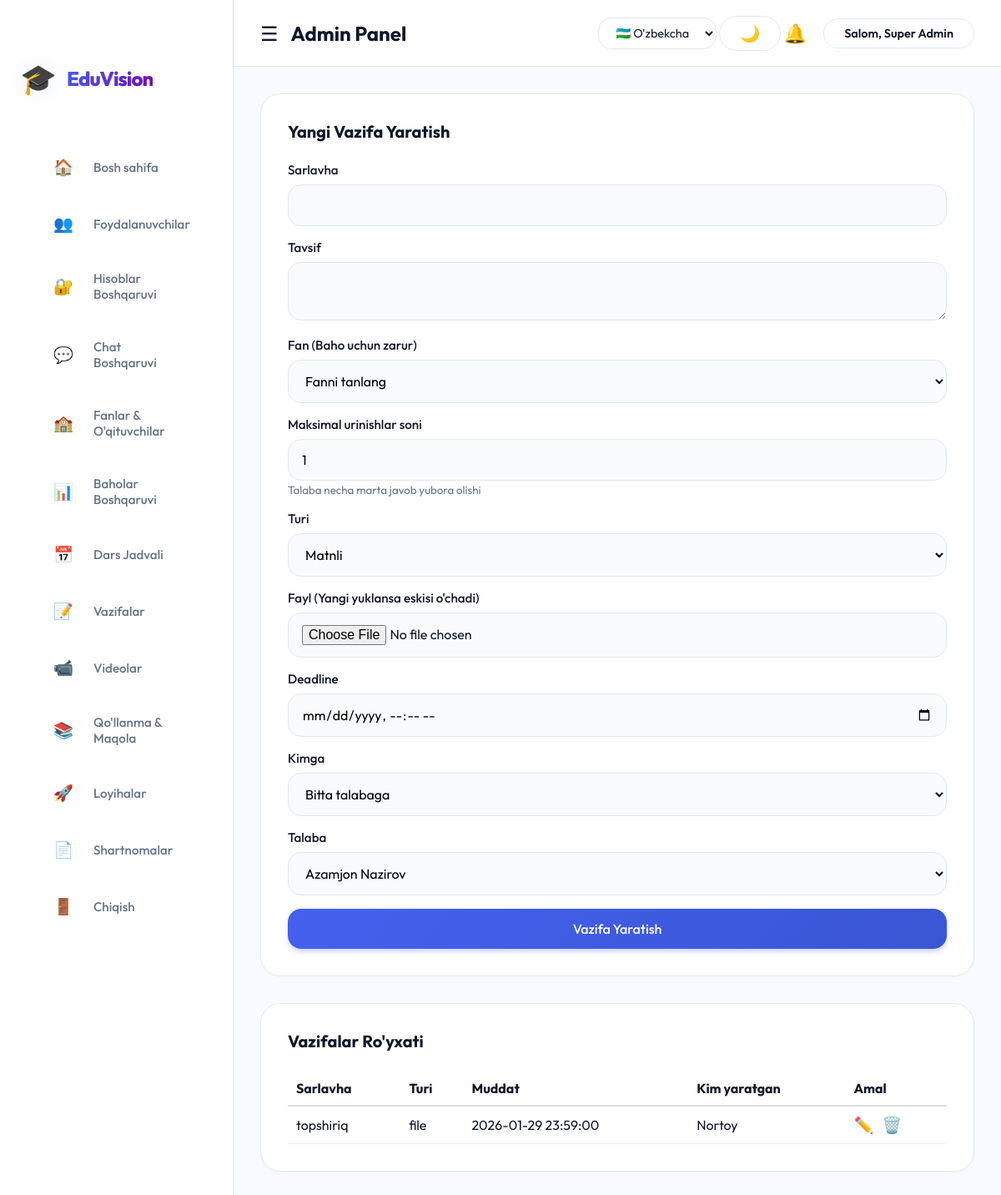
Screenshot of /admin/tasks.php (signed in) with the database file from the repository.
### tables this page shows
CREATE TABLE `tasks` (
  `id` int(11) NOT NULL,
  `title` varchar(255) NOT NULL,
  `description` text,
  `type` enum('text','image','file') NOT NULL DEFAULT 'text',
  `file_path` varchar(255) DEFAULT NULL,
  `deadline` datetime DEFAULT NULL,
  `created_by` int(11) DEFAULT NULL,
  `created_at` timestamp NULL DEFAULT CURRENT_TIMESTAMP,
  `max_attempts` int(11) DEFAULT '1',
  `subject_id` int(11) DEFAULT NULL
);

CREATE TABLE `users` (
  `id` int(11) NOT NULL,
  `name` varchar(100) NOT NULL,
  `email` varchar(100) NOT NULL,
  `password` varchar(255) NOT NULL,
  `role` enum('admin','student','teacher') NOT NULL,
  `created_at` timestamp NULL DEFAULT CURRENT_TIMESTAMP,
  `status` enum('active','pending') NOT NULL DEFAULT 'pending'
);

### admin/tasks.php (the view, shortened to what this page needs)
<?php
require '../config/db.php';
$db_error = false;
try {
    $pdo->query("SELECT created_by FROM tasks LIMIT 1");
} catch (PDOException $e) {
    if ($e->getCode() == '42S22') { $db_error = true; }
}
$edit_task = null;
$current_assign = null;
$students = $pdo->query("SELECT * FROM users WHERE role = 'student'")->fetchAll();
$tasks = $pdo->query("
    SELECT t.*, u.name as creator_name, s.name as subject_name
    FROM tasks t
    LEFT JOIN users u ON t.created_by = u.id
    LEFT JOIN subjects s ON t.subject_id = s.id
    ORDER BY t.id DESC
")->fetchAll();
if ($db_error) {
    $tasks = $pdo->query("SELECT t.*, 'Admin' as creator_name FROM tasks t ORDER BY t.id DESC")->fetchAll();
} else {
    $tasks = $pdo->query("SELECT t.*, u.name as creator_name FROM tasks t LEFT JOIN users u ON t.created_by = u.id ORDER BY t.id DESC")->fetchAll();
}
?>
<!DOCTYPE html>
<html lang="uz">
<head>
    <link rel="stylesheet" href="../assets/css/style.css">
</head>
<body>
    <?php include ($_SESSION['role'] == 'admin' ? 'sidebar.php' : '../teacher/sidebar.php'); ?>
    <div class="main-content">
        <div class="card">
            <h3><?= $edit_task ? 'Vazifani Tahrirlash' : 'Yangi Vazifa Yaratish' ?></h3>
            <form method="POST" enctype="multipart/form-data">
                <div class="form-group">
                    <label>Sarlavha</label>
                    <input type="text" name="title" class="form-control" value="<?= $edit_task ? htmlspecialchars($edit_task['title']) : '' ?>" required>
                </div>
                <div class="form-group">
                    <label>Tavsif</label>
                    <textarea name="description" class="form-control" required><?= $edit_task ? htmlspecialchars($edit_task['description']) : '' ?></textarea>
                </div>
                <div class="form-group">
                    <label>Fan (Baho uchun zarur)</label>
                    <select name="subject_id" class="form-control" required>
                        <option value="">Fanni tanlang</option>
                    </select>
                </div>
                <div class="form-group">
                    <label>Maksimal urinishlar soni</label>
                    <input type="number" name="max_attempts" class="form-control" value="<?= $edit_task ? $edit_task['max_attempts'] : '1' ?>" min="1" max="10">
                    <small style="color: var(--text-light);">Talaba necha marta javob yubora olishi</small>
                </div>
                <div class="form-group">
                    <label>Turi</label>
                    <select name="type" class="form-control">
                        <option value="text" <?= ($edit_task && $edit_task['type'] == 'text') ? 'selected' : '' ?>>Matnli</option>
                    </select>
                </div>
                <div class="form-group">
                    <label>Fayl (Yangi yuklansa eskisi o'chadi)</label>
                    <input type="file" name="task_file" class="form-control">
                </div>
                <div class="form-group">
                    <label>Deadline</label>
                    <input type="datetime-local" name="deadline" class="form-control" value="<?= $edit_task ? date('Y-m-d\TH:i', strtotime($edit_task['deadline'])) : '' ?>" required>
                </div>
                <div class="form-group">
                    <label>Kimga</label>
                    <select name="assign_type" id="assign_type" class="form-control" onchange="toggleAssign()">
                        <option value="user" <?= ($current_assign && $current_assign['user_id']) ? 'selected' : '' ?>>Bitta talabaga</option>
                    </select>
                </div>
                <div class="form-group" id="user_select_container" style="<?= ($current_assign && $current_assign['group_id']) ? 'display:none;' : '' ?>">
                    <label>Talaba</label>
                    <select name="assign_id_user" id="user_select" class="form-control">
                        <?php foreach ($students as $student): ?>
                            <option value="<?= $student['id'] ?>" <?= ($current_assign && $current_assign['user_id'] == $student['id']) ? 'selected' : '' ?>><?= htmlspecialchars($student['name']) ?></option>
                        <?php endforeach; ?>
                    </select>
                </div>
                <div style="display: flex; gap: 10px;">
                    <button type="submit" name="<?= $edit_task ? 'update_task' : 'create_task' ?>" class="btn">
                        <?= $edit_task ? 'Saqlash' : 'Vazifa Yaratish' ?>
                    </button>
                </div>
            </form>
        </div>
        <div class="card">
            <h3>Vazifalar Ro'yxati</h3>
            <div style="overflow-x: auto;">
                <table style="width: 100%; border-collapse: collapse;">
                    <thead>
                        <tr style="text-align: left; border-bottom: 2px solid #ddd;">
                            <th style="padding: 10px;">Sarlavha</th>
                            <th style="padding: 10px;">Turi</th>
                            <th style="padding: 10px;">Muddat</th>
                            <th style="padding: 10px;">Kim yaratgan</th>
                            <th style="padding: 10px;">Amal</th>
                        </tr>
                    </thead>
                    <tbody>
                        <?php foreach ($tasks as $task): ?>
                            <tr style="border-bottom: 1px solid #eee;">
                                <td style="padding: 10px;"><?= htmlspecialchars($task['title']) ?></td>
                                <td style="padding: 10px;"><?= $task['type'] ?></td>
                                <td style="padding: 10px;"><?= $task['deadline'] ?></td>
                                <td style="padding: 10px;"><?= htmlspecialchars($task['creator_name']) ?></td>
                                <td style="padding: 10px; display: flex; gap: 10px;">
                                    <a href="?edit=<?= $task['id'] ?>" title="Tahrirlash" style="text-decoration: none; font-size: 1.2rem;">✏️</a>
                                    <form method="POST" onsubmit="return confirm('O\'chirilsinmi?');">
                                        <button type="submit" name="delete_task" style="color: red; border: none; background: none; cursor: pointer; font-size: 1.2rem;">🗑️</button>
                                    </form>
                                </td>
                            </tr>
                        <?php endforeach; ?>
                    </tbody>
                </table>
            </div>
        </div>
    </div>
</body>
</html>

### assets/css/style.css (style rules this page uses)
:root { --primary-color: #4361ee; --primary-hover: #3a56d4; --primary-soft: rgba(67, 97, 238, 0.1); --secondary-color: #f8faff; --sidebar-bg: #ffffff; --sidebar-text: #64748b; --sidebar-active: #4361ee; --sidebar-active-bg: rgba(67, 97, 238, 0.08); --text-dark: #0f172a; --text-light: #64748b; --danger: #ef4444; --success: #10b981; --warning: #f59e0b; --white: #ffffff; --border-color: #e2e8f0; --bg-card: #ffffff; --glass-bg: rgba(255, 255, 255, 0.7); --glass-border: rgba(255, 255, 255, 0.3); --shadow-sm: 0 2px 4px rgba(0, 0, 0, 0.02); --shadow-md: 0 10px 15px -3px rgba(0, 0, 0, 0.05); --shadow-lg: 0 20px 25px -5px rgba(0, 0, 0, 0.08); --shadow-premium: 0 20px 40px -10px rgba(67, 97, 238, 0.2); --radius-md: 16px; --radius-lg: 24px; --sidebar-width: 280px; --header-height: 80px; }
* { margin: 0; padding: 0; box-sizing: border-box; font-family: 'Outfit', sans-serif; }
body { background-color: var(--secondary-color); color: var(--text-dark); display: flex; min-height: 100vh; font-size: 16px; }
.form-group { margin-bottom: 1rem; }
.form-group label { display: block; margin-bottom: 0.5rem; color: var(--text-dark); font-weight: 500; font-size: 0.95rem; }
.form-control { width: 100%; padding: 0.875rem 1rem; border: 1px solid #e2e8f0; border-radius: var(--radius-md); font-size: 1rem; transition: all 0.2s; background: #f8fafc; }
.btn { display: inline-flex; justify-content: center; align-items: center; padding: 0.875rem 2rem; background: linear-gradient(135deg, var(--primary-color), var(--primary-hover)); color: white; border: none; border-radius: var(--radius-md); cursor: pointer; text-decoration: none; font-size: 1rem; font-weight: 500; transition: all 0.3s ease; width: 100%; box-shadow: 0 4px 6px -1px rgba(67, 97, 238, 0.3); }
.main-content { margin-left: var(--sidebar-width); width: calc(100% - var(--sidebar-width)); padding: 2rem; margin-top: var(--header-height); }
.card { background: white; padding: 2rem; border-radius: var(--radius-lg); box-shadow: var(--shadow-sm); margin-bottom: 2rem; border: 1px solid #e2e8f0; transition: all 0.3s ease; }
.card h3 { margin-bottom: 1.5rem; font-weight: 700; color: var(--text-dark); font-size: 1.25rem; display: flex; align-items: center; justify-content: space-between; }

### rows the page displays
tasks: title "topshiriq", type "file", deadline "2026-01-29 23:59:00", created_by.name "Nortoy"

### other values shown
$lang['system_title'] "EduVision"
$lang['home'] "Bosh sahifa"
$lang['users'] "Foydalanuvchilar"
$lang['tasks'] "Vazifalar"
$lang['videos'] "Videolar"
$lang['manuals'] "Qo'llanma & Maqola"
$lang['projects'] "Loyihalar"
$lang['contracts'] "Shartnomalar"
$lang['logout'] "Chiqish"
$lang['admin_panel'] "Admin Panel"
$lang['welcome'] "Salom"
$_SESSION['name'] "Super Admin"
form field assign_id_user "Azamjon Nazirov"
